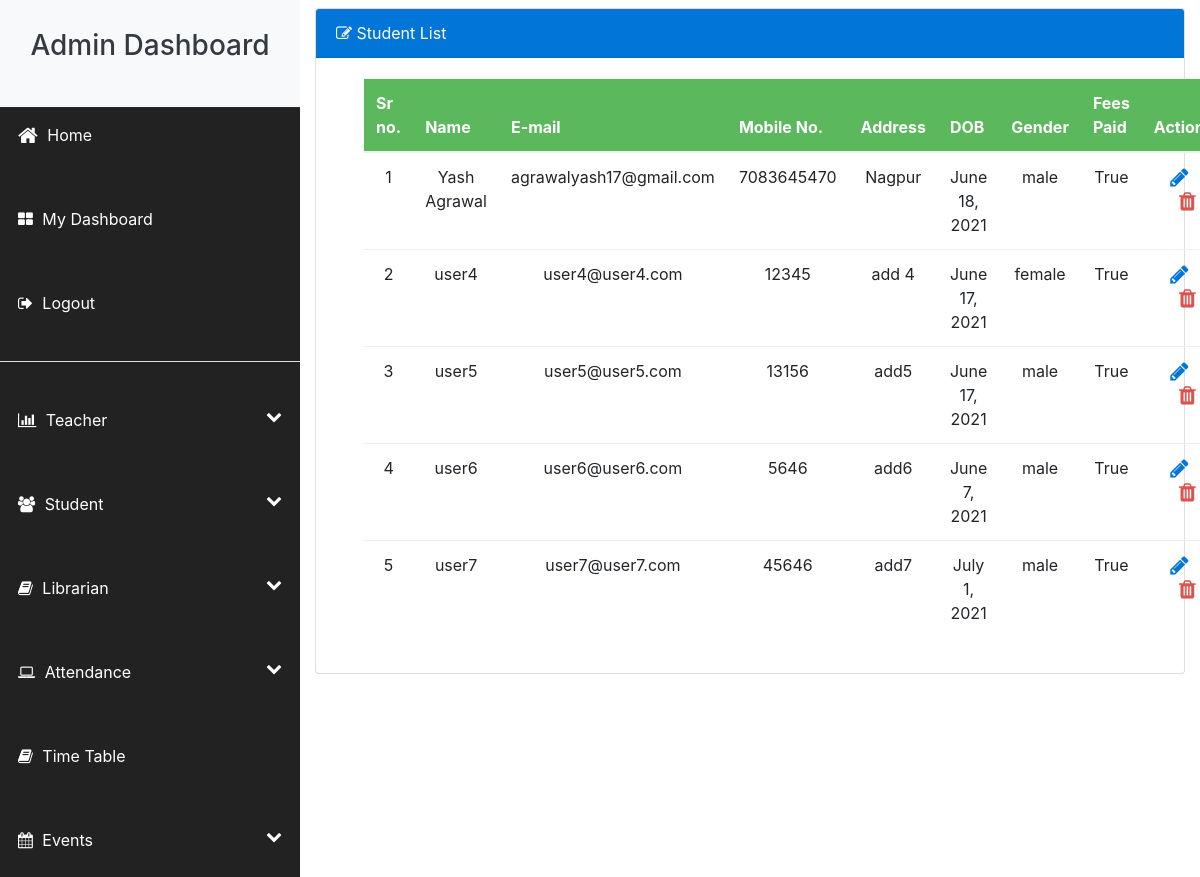
/view_students (signed in), run on the app's committed database.
### accounts/models.py (models this page shows, shortened)
class Student(models.Model):
    profile_id = models.AutoField(primary_key=True)
    user = models.ForeignKey(User, on_delete=models.CASCADE)
    name = models.CharField(max_length=60,default='')
    phone_number = models.CharField(max_length=30,default='')
    date_of_birth = models.DateField(null=True)
    address = models.CharField(max_length=100,default='')
    gender = models.CharField(max_length=10,default='')
    fees_paid = models.BooleanField(default=False)

class User(AbstractBaseUser):
    email = models.EmailField(max_length=100,unique=True)
    active = models.BooleanField(default=True) # account is active
    staff = models.BooleanField(default=False) #staff rights
    admin = models.BooleanField(default=False) #admin rights
    admin_user = models.BooleanField(default=False)
    student_user = models.BooleanField(default=False)
    teacher_user = models.BooleanField(default=False)
    librarian_user = models.BooleanField(default=False)
    USERNAME_FIELD = 'email'
    REQUIRED_FIELDS = []
    objects = UserManager()
    @property
    def is_active(self):
        return self.active

### accounts/views.py (the view)
# urls.py: path('view_students',views.view_students,name='view_students'),
@cache_control(no_cache=True, must_revalidate=True, no_store=True)
@login_required(login_url='user_login')
def view_students(request):
    if user_validator(request) != "ADMIN":
        return render(request, 'entry_restricted.html', {})
    students = Student.objects.all()
    return render(request, 'view_student.html', {'students': students})

### accounts/views.py (called while the page is built)
def user_validator(request):
    if request.user is not None and request.user.is_active:
        if request.user.admin_user:
            return "ADMIN"
        elif request.user.student_user:
            return "STUDENT"
        elif request.user.teacher_user:
            return "TEACHER"
        elif request.user.librarian_user:
            return "LIBRARIAN"
    return "ERROR"

### accounts/templates/view_student.html (shortened to what this page needs)
{% extends 'admin_dashboard.html' %}
{% block head %}
<link href="https://cdn.datatables.net/1.10.7/css/jquery.dataTables.min.css" rel="stylesheet"/>
<link href="https://cdn.datatables.net/plug-ins/1.10.7/integration/bootstrap/3/dataTables.bootstrap.css" rel="stylesheet" />
<link href="https://cdn.datatables.net/responsive/1.0.6/css/dataTables.responsive.css" rel="stylesheet" />
{% endblock %}
{% block body %}
<div class="animated fadeIn">
  <div class="card my-2">
      <div class="card-header bg-primary text-white display-5 ">
          <i class="fa fa-edit"></i> Student List
      </div>
      {% if students %}
      <div class="card-body text-center pl-5">
        <table id="myTable" class="table dt-responsive" cellspacing="1" width="100%">
          <thead class="bg-success text-white text-center">
              <tr>
                  <th>Sr no.</th>
                  <th>Name</th>
                  <th>E-mail</th>
                  <th>Mobile No.</th>
                  <th>Address</th>
                  <th>DOB</th>
                  <th>Gender</th>
                  <th>Fees Paid</th>
                  <th>Action</th>
              </tr>
          </thead>
          <tbody>
              {% for student in students %}
              <tr>
                  <td>{{forloop.counter}}</td>
                  <td>{{student.name}}</td>
                  <td>{{student.user.email}}</td>
                  <td>{{student.phone_number}}</td>
                  <td>{{student.address}}</td>
                  <td>{{student.date_of_birth}}</td>
                  <td>{{student.gender}}</td>
                  <td>{{student.fees_paid}}</td>
                  <td class="text-center"> <a onclick="studentId({{student.profile_id}})" class="edit" style="border:none;background-color:transparent;"><i class="fa fa-pencil text-primary fa-lg edit" aria-hidden="true"></i></a> <a href="/delete_student/{{student.profile_id}}" class="delete" style="border:none;background-color:transparent;"><i class="fa fa-trash text-danger ml-3 fa-lg" aria-hidden="true"></i></button>  </td>
                  </tr>
             {% endfor %}
          </tbody>
      </table>
      </div>
      {% else %}
      <div class="card-body">
          <h3>No Student Found</h3>
      </div>
      {% endif %}
  </div>
</div>
{% endblock %}

### data on the page
Student: name "Yash Agrawal", user.email "agrawalyash17@gmail.com", phone_number "7083645470", address "Nagpur", date_of_birth "June 18, 2021", gender "male", fees_paid "True"
Student: name "user4", user.email "user4@user4.com", phone_number "12345", address "add 4", date_of_birth "June 17, 2021", gender "female", fees_paid "True"
Student: name "user5", user.email "user5@user5.com", phone_number "13156", address "add5", date_of_birth "June 17, 2021", gender "male", fees_paid "True"
Student: name "user6", user.email "user6@user6.com", phone_number "5646", address "add6", date_of_birth "June 7, 2021", gender "male", fees_paid "True"
Student: name "user7", user.email "user7@user7.com", phone_number "45646", address "add7", date_of_birth "July 1, 2021", gender "male", fees_paid "True"
